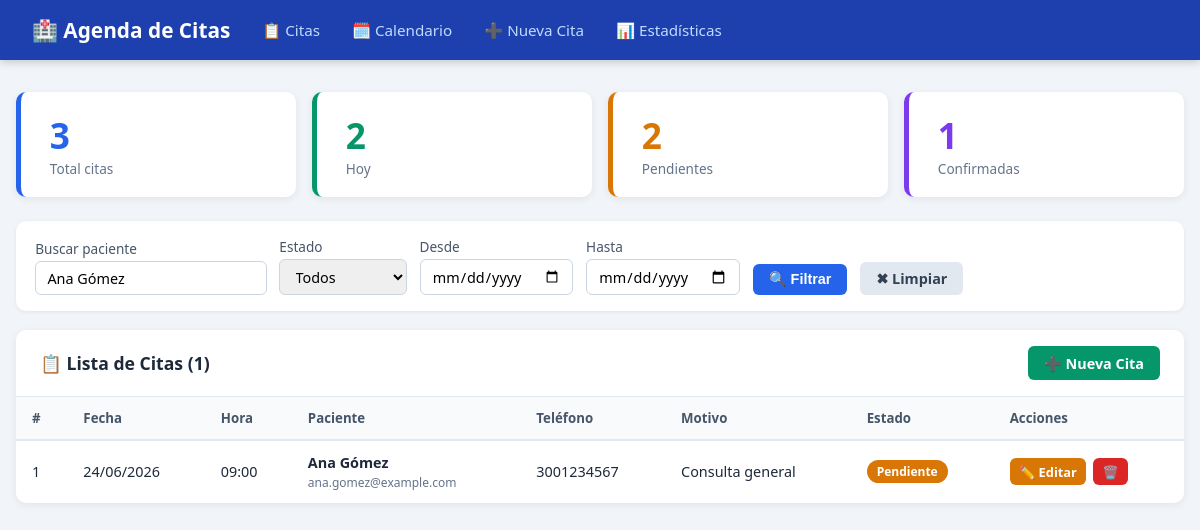
The page /index.php?nombre=Ana Gómez on the database its author committed.
### tables this page shows
CREATE TABLE IF NOT EXISTS citas (
    id        INT AUTO_INCREMENT PRIMARY KEY,
    nombre    VARCHAR(150)      NOT NULL,
    email     VARCHAR(150)      NOT NULL,
    telefono  VARCHAR(30)       NOT NULL,
    fecha     DATE              NOT NULL,
    hora      TIME              NOT NULL,
    motivo    VARCHAR(255)      NOT NULL,
    estado    ENUM('Pendiente','Confirmada','Completada','Cancelada') NOT NULL DEFAULT 'Pendiente',
    notas     TEXT              NULL,
    creado_en TIMESTAMP         NOT NULL DEFAULT CURRENT_TIMESTAMP,

    INDEX idx_fecha (fecha),
    INDEX idx_estado (estado)
);

### index.php (the view, shortened to what this page needs)
<?php
require 'conexion.php';
$csrf_token = $_SESSION['csrf_token'];
$filtro_nombre = trim($_GET['nombre'] ?? '');
$filtro_desde  = $_GET['desde'] ?? '';
$filtro_hasta  = $_GET['hasta'] ?? '';
$where = "WHERE 1=1";
if ($filtro_nombre !== '') {
    $n = $conn->real_escape_string($filtro_nombre);
    $where .= " AND nombre LIKE '%$n%'";
}
$result = $conn->query("SELECT * FROM citas $where ORDER BY fecha ASC, hora ASC");
$stats = $conn->query("
    SELECT
        COUNT(*) AS total,
        SUM(fecha = CURDATE()) AS hoy,
        SUM(estado = 'Pendiente') AS pendientes,
        SUM(estado = 'Confirmada') AS confirmadas
    FROM citas
")->fetch_assoc();
?>
<!DOCTYPE html>
<html lang="es">
<head>
</head>
<body>
<nav>
  <h1>🏥 Agenda de Citas</h1>
  <a href="index.php">📋 Citas</a>
  <a href="calendario.php">🗓️ Calendario</a>
  <a href="nueva.php">➕ Nueva Cita</a>
  <a href="estadisticas.php">📊 Estadísticas</a>
</nav>
<div class="container">
  <div class="stats">
    <div class="stat-card" style="--c:#2563eb">
      <div class="num"><?= $stats['total'] ?></div>
      <div class="lbl">Total citas</div>
    </div>
    <div class="stat-card" style="--c:#059669">
      <div class="num"><?= $stats['hoy'] ?></div>
      <div class="lbl">Hoy</div>
    </div>
    <div class="stat-card" style="--c:#d97706">
      <div class="num"><?= $stats['pendientes'] ?></div>
      <div class="lbl">Pendientes</div>
    </div>
    <div class="stat-card" style="--c:#7c3aed">
      <div class="num"><?= $stats['confirmadas'] ?></div>
      <div class="lbl">Confirmadas</div>
    </div>
  </div>
  <form method="GET" action="index.php">
    <div class="filtros">
      <label>Buscar paciente
        <input type="text" name="nombre" value="<?= htmlspecialchars($filtro_nombre) ?>" placeholder="Nombre...">
      </label>
      <label>Estado
        <select name="estado">
          <option value="">Todos</option>
        </select>
      </label>
      <label>Desde
        <input type="date" name="desde" value="<?= $filtro_desde ?>">
      </label>
      <label>Hasta
        <input type="date" name="hasta" value="<?= $filtro_hasta ?>">
      </label>
      <button type="submit" class="btn btn-primary">🔍 Filtrar</button>
      <a href="index.php" class="btn btn-secondary">✖ Limpiar</a>
    </div>
  </form>
  <div class="card">
    <div class="card-header">
      <h2>📋 Lista de Citas (<?= $result->num_rows ?>)</h2>
      <a href="nueva.php" class="btn btn-success">➕ Nueva Cita</a>
    </div>
    <?php if ($result->num_rows === 0): ?>
      <div class="vacio">😔 No se encontraron citas.</div>
    <?php else: ?>
    <table>
      <thead>
        <tr>
          <th>#</th>
          <th>Fecha</th>
          <th>Hora</th>
          <th>Paciente</th>
          <th>Teléfono</th>
          <th>Motivo</th>
          <th>Estado</th>
          <th>Acciones</th>
        </tr>
      </thead>
      <tbody>
        <?php while ($c = $result->fetch_assoc()): ?>
        <tr>
          <td><?= $c['id'] ?></td>
          <td><?= date('d/m/Y', strtotime($c['fecha'])) ?></td>
          <td><?= substr($c['hora'],0,5) ?></td>
          <td>
            <strong><?= htmlspecialchars($c['nombre']) ?></strong><br>
            <small style="color:#64748b"><?= htmlspecialchars($c['email']) ?></small>
          </td>
          <td><?= htmlspecialchars($c['telefono']) ?></td>
          <td><?= htmlspecialchars(mb_strimwidth($c['motivo'],0,40,'…')) ?></td>
          <td><span class="badge badge-<?= $c['estado'] ?>"><?= $c['estado'] ?></span></td>
          <td>
            <div class="acciones">
              <a href="editar.php?id=<?= $c['id'] ?>" class="btn btn-warning btn-sm">✏️ Editar</a>
              <a href="eliminar.php?id=<?= $c['id'] ?>&token=<?= $csrf_token ?>"
                 onclick="return confirm('¿Eliminar la cita de <?= addslashes(htmlspecialchars($c['nombre'])) ?>?')"
                 class="btn btn-danger btn-sm">🗑️</a>
            </div>
          </td>
        </tr>
        <?php endwhile; ?>
      </tbody>
    </table>
    <?php endif; ?>
  </div>
</div>
</body>
</html>

### index.php (style rules this page uses)
* { box-sizing:border-box; margin:0; padding:0; }
body { font-family:'Segoe UI',sans-serif; background:#f1f5f9; color:#1e293b; }
nav { background:#1e40af; color:white; padding:1rem 2rem; display:flex; align-items:center; gap:2rem; box-shadow:0 2px 8px rgba(0,0,0,.2); }
nav h1 { font-size:1.3rem; }
nav a { color:#bfdbfe; text-decoration:none; font-size:.95rem; }
.container { max-width:1200px; margin:2rem auto; padding:0 1rem; }
.stats { display:flex; gap:1rem; margin-bottom:1.5rem; flex-wrap:wrap; }
.stat-card { background:white; border-radius:10px; padding:1.2rem 1.8rem; flex:1; min-width:140px; box-shadow:0 2px 8px rgba(0,0,0,.07); border-left:5px solid var(--c); }
.stat-card .num { font-size:2.2rem; font-weight:700; color:var(--c); }
.stat-card .lbl { font-size:.85rem; color:#64748b; }
.filtros { background:white; padding:1rem 1.2rem; border-radius:10px; margin-bottom:1.2rem; display:flex; gap:.8rem; flex-wrap:wrap; align-items:flex-end; box-shadow:0 1px 4px rgba(0,0,0,.07); }
.filtros label { display:flex; flex-direction:column; gap:3px; font-size:.85rem; color:#475569; }
.filtros input, .filtros select { padding:.4rem .7rem; border:1px solid #cbd5e1; border-radius:6px; font-size:.9rem; font-family:inherit; }
.btn { padding:.45rem 1rem; border:none; border-radius:6px; cursor:pointer; font-size:.9rem; font-weight:600; text-decoration:none; display:inline-block; }
.btn-primary { background:#2563eb; color:white; }
.btn-secondary { background:#e2e8f0; color:#334155; }
.btn-success { background:#059669; color:white; }
.btn-danger { background:#dc2626; color:white; }
.btn-warning { background:#d97706; color:white; }
.btn-sm { padding:.28rem .6rem; font-size:.8rem; }
.card { background:white; border-radius:10px; box-shadow:0 2px 8px rgba(0,0,0,.07); overflow:hidden; }
.card-header { padding:1rem 1.5rem; display:flex; justify-content:space-between; align-items:center; border-bottom:1px solid #e2e8f0; }
.card-header h2 { font-size:1.1rem; }
table { width:100%; border-collapse:collapse; }
th { background:#f8fafc; padding:.75rem 1rem; text-align:left; font-size:.83rem; color:#475569; border-bottom:2px solid #e2e8f0; }
td { padding:.75rem 1rem; border-bottom:1px solid #f1f5f9; font-size:.9rem; vertical-align:middle; }
tr:last-child td { border-bottom:none; }
.badge { display:inline-block; padding:3px 10px; border-radius:12px; font-size:.75rem; font-weight:600; color:white; }
.badge-Pendiente { background:#d97706; }
.acciones { display:flex; gap:.4rem; }

### rows shown on the page
citas: id "1", fecha "24/06/2026", hora "09:00", nombre "Ana Gómez", email "ana.gomez@example.com", telefono "3001234567", motivo "Consulta general", estado "Pendiente"

### other values the page prints
$stats['total'] "3"
$stats['hoy'] "2"
$stats['pendientes'] "2"
$stats['confirmadas'] "1"
$result->num_rows "1"
